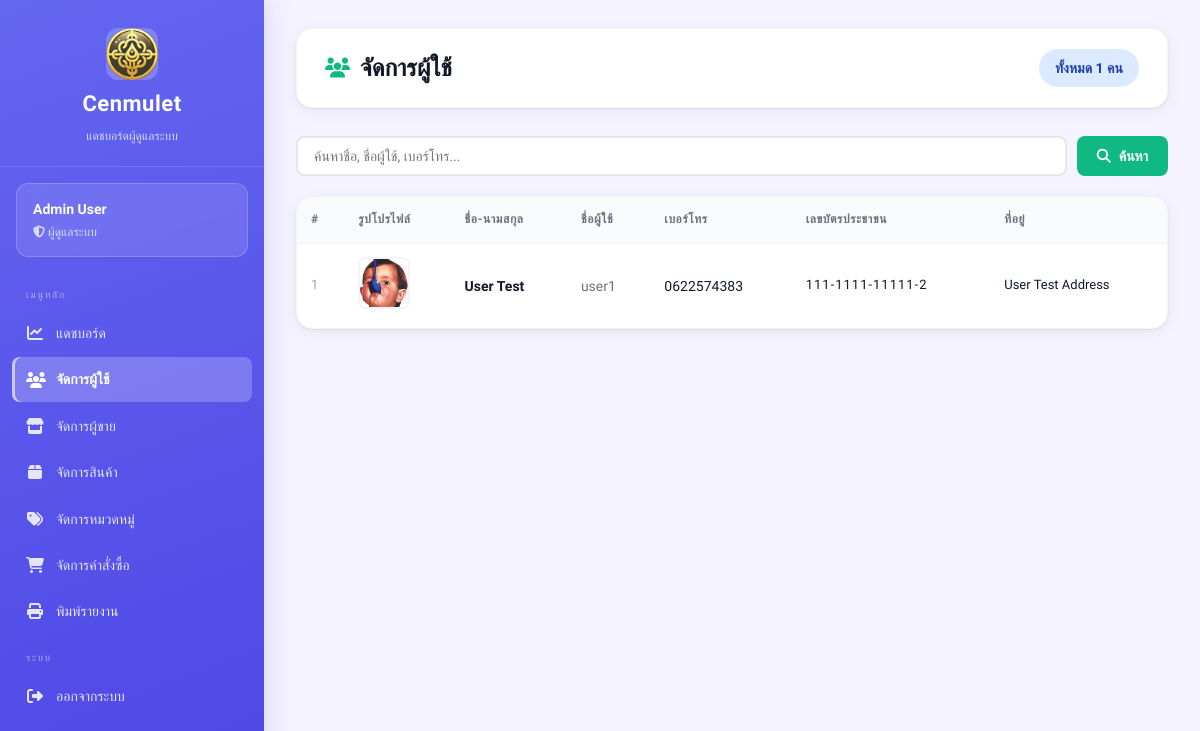
/views/admin/users.php (signed in), run on an earlier commit of the app's database.
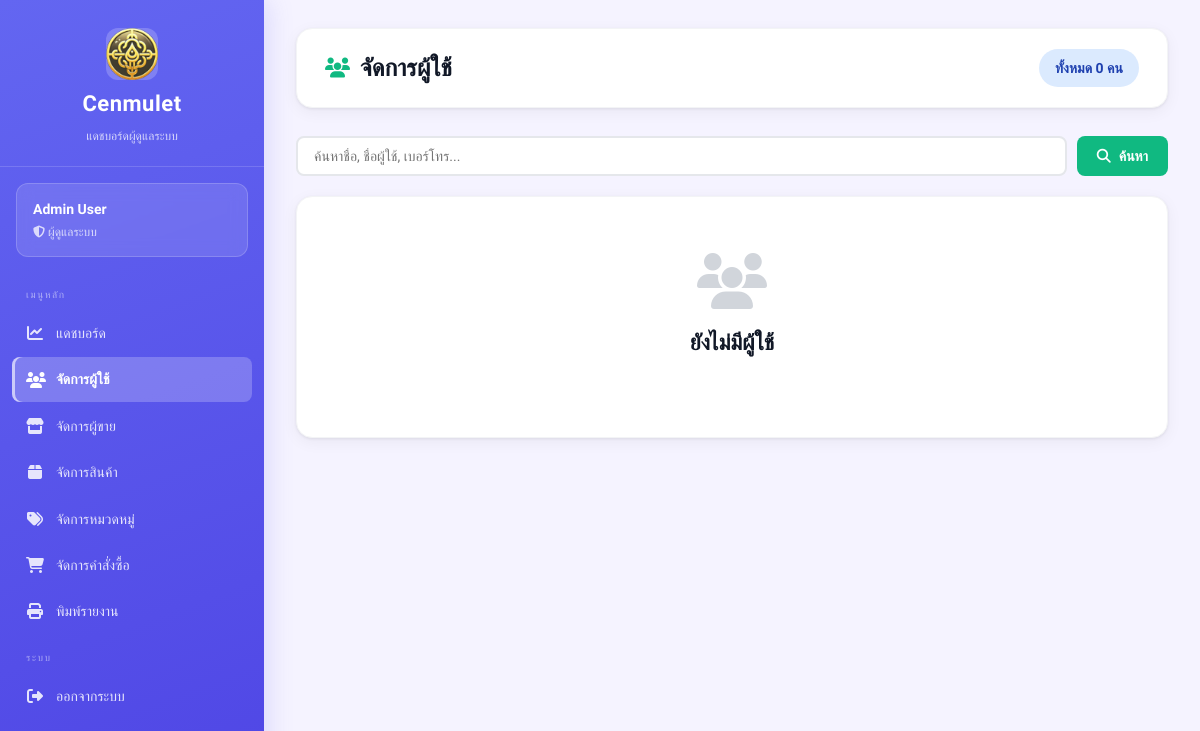
And on a later commit of the database.
### tables this page shows
CREATE TABLE users (
    id INTEGER PRIMARY KEY AUTOINCREMENT,
    fullname TEXT,
    username TEXT UNIQUE,
    password TEXT,
    tel TEXT,
    address TEXT,
    image TEXT,
    id_per TEXT
);

### views/admin/users.php (the view, shortened to what this page needs)
<?php
require_once __DIR__ . "/../../config/db.php";
$search = trim($_GET['search'] ?? '');
$where  = $search ? "WHERE fullname LIKE :q OR username LIKE :q OR tel LIKE :q" : "";
$stmt = $db->prepare("SELECT * FROM users $where ORDER BY id DESC");
$stmt->execute();
$users = $stmt->fetchAll(PDO::FETCH_ASSOC);
$total = $db->query("SELECT COUNT(*) FROM users")->fetchColumn();
?>
<!DOCTYPE html>
<html lang="th">
<head>
    <link rel="stylesheet" href="/public/css/dashboard.css">
    <link rel="stylesheet" href="https://cdnjs.cloudflare.com/ajax/libs/font-awesome/6.5.1/css/all.min.css">
</head>
<body class="admin">
<div class="dashboard-container">
<?php include __DIR__ . '/_sidebar.php'; ?>
<main class="main-content">
    <div class="top-bar">
        <h1><i class="fa-solid fa-users"></i> จัดการผู้ใช้</h1>
        <span class="badge badge-info" style="font-size:14px;padding:8px 16px">
            ทั้งหมด <?php echo number_format($total); ?> คน
        </span>
    </div>
    <form method="GET" style="margin-bottom:20px;display:flex;gap:10px">
        <input type="text" name="search" value="<?php echo htmlspecialchars($search); ?>"
               placeholder="ค้นหาชื่อ, ชื่อผู้ใช้, เบอร์โทร..."
               style="flex:1;padding:10px 16px;border:2px solid #e5e7eb;border-radius:8px;font-family:inherit;font-size:14px">
        <button type="submit" class="btn btn-primary">
            <i class="fa-solid fa-search"></i> ค้นหา
        </button>
    </form>
    <div class="card">
        <div class="table-wrapper">
        <?php if (count($users) > 0): ?>
        <table>
            <thead>
                <tr>
                    <th>#</th>
                    <th>รูปโปรไฟล์</th>
                    <th>ชื่อ-นามสกุล</th>
                    <th>ชื่อผู้ใช้</th>
                    <th>เบอร์โทร</th>
                    <th>เลขบัตรประชาชน</th>
                    <th>ที่อยู่</th>
                </tr>
            </thead>
            <tbody>
            <?php foreach ($users as $u): ?>
            <tr>
                <td style="color:#9ca3af;font-size:13px"><?php echo $u['id']; ?></td>
                <td>
                    <?php if (!empty($u['image'])): ?>
                    <img src="/uploads/users/<?php echo htmlspecialchars($u['image']); ?>"
                         class="product-img" alt="">
                    <?php else: ?>
                    <div class="no-image"><i class="fa-solid fa-user"></i></div>
                    <?php endif; ?>
                </td>
                <td><strong><?php echo htmlspecialchars($u['fullname']); ?></strong></td>
                <td style="color:#6b7280"><?php echo htmlspecialchars($u['username']); ?></td>
                <td><?php echo htmlspecialchars($u['tel']); ?></td>
                <td style="font-size:13px;letter-spacing:1px">
                    <?php
                    $id = $u['id_per'] ?? '';
                    echo $id ? substr($id,0,3).'-'.substr($id,3,4).'-'.substr($id,7,5).'-'.substr($id,12) : '-';
                    ?>
                </td>
                <td style="font-size:13px;max-width:200px;word-break:break-word">
                    <?php echo htmlspecialchars($u['address'] ?? '-'); ?>
                </td>
            </tr>
            <?php endforeach; ?>
            </tbody>
        </table>
        <?php else: ?>
        <div class="empty-state">
            <i class="fa-solid fa-users"></i>
            <h2><?php echo $search ? "ไม่พบผลการค้นหา" : "ยังไม่มีผู้ใช้"; ?></h2>
        </div>
        <?php endif; ?>
        </div>
    </div>
</main>
</div>
</body>
</html>

What changed in the data, as far as the page shows it:
removed users: id "1", image (picture), fullname "User Test", username "user1", tel "0622574383", id_per "111", id_per "1111", id_per "11111", id_per "2", address "User Test Address"
Also different on the page:
$total: "1" → "0"
text no longer shown: "# รูปโปรไฟล์ ชื่อ-นามสกุล ชื่อผู้ใช้ เบอร์โทร เลขบัตรประชาชน ที่อยู่"
text now shown: "ยังไม่มีผู้ใช้"
